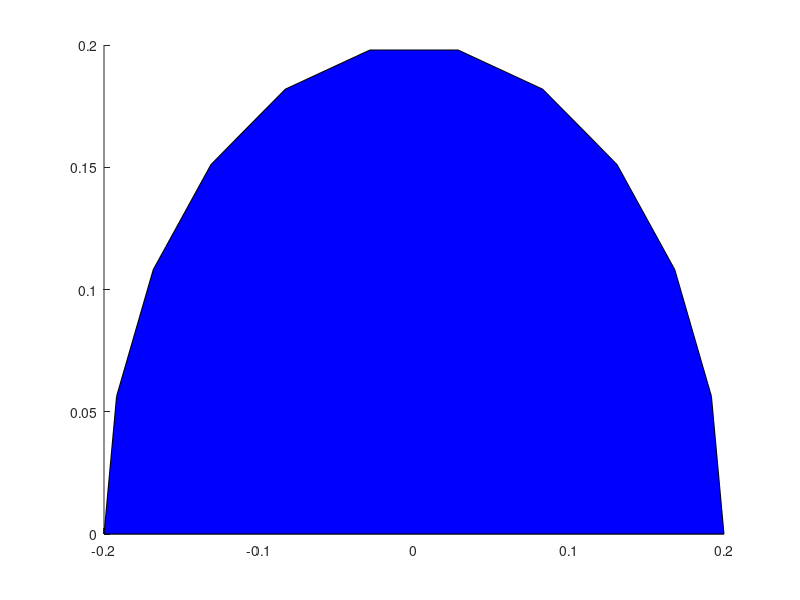

This chart was generated by the following MATLAB code: (Note: this script raises an error after producing the figure.)
%  
%

close all
clear all
load PRESENTACION
clc

ZZ = output.trayectoria;

M = length(ZZ(1,:));
N = length(ZZ(:,1))/2;

disp([M N]);

INDX = [1:9 15:18 50 90:100];

for i=1:length(INDX)
    punto = ZZ(:,INDX(i));
    [x,y] = pol2cart([punto(1:N);pi],[punto(N+1:2*N);0]);
    
    figure(i);
    patch(x,y,'b');
    alpha(1-0.95^i);
    axis([-0.6 0.6 -0.02 1.02]);
    str = strcat('iteracion: ', num2str(INDX(i)));
    title(str, 'fontsize',15);
end